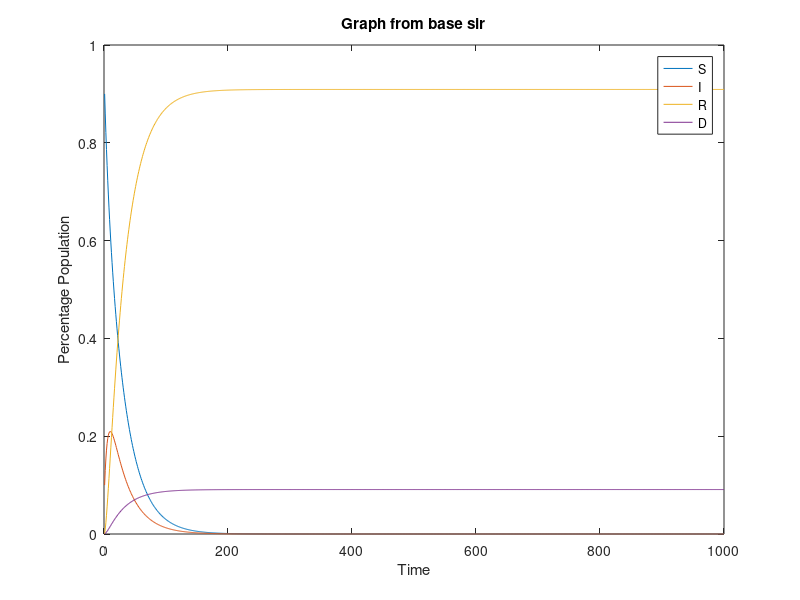

Write MATLAB code to recreate this figure.
% The following matrix implements the SIR dynamics example from Chapter 9.3
% of the textbook.
A = [0.95 0.04 0 0; 0.05 0.85 0 0; 0 0.1 1 0; 0 0.01 0 1];
% The following matrix is needed to use the lsim function to simulate the
% system in question
B = zeros(4,1);
% initial conditions (i.e., values of S, I, R, D at t=0).
x0 = [0.9 0.1 0 0];
% Here is a compact way to simulate a linear dynamical system.
% Type 'help ss', 'help lsim', etc., to learn about how these functions work!!
sys_sir_base = ss(A,B,eye(4),zeros(4,1),1);
Y = lsim(sys_sir_base,zeros(1000,1),linspace(0,999,1000),x0);
% plot the output trajectory
plot(Y);
legend('S','I','R','D');
title("Graph from base sir")
xlabel('Time')
ylabel('Percentage Population')